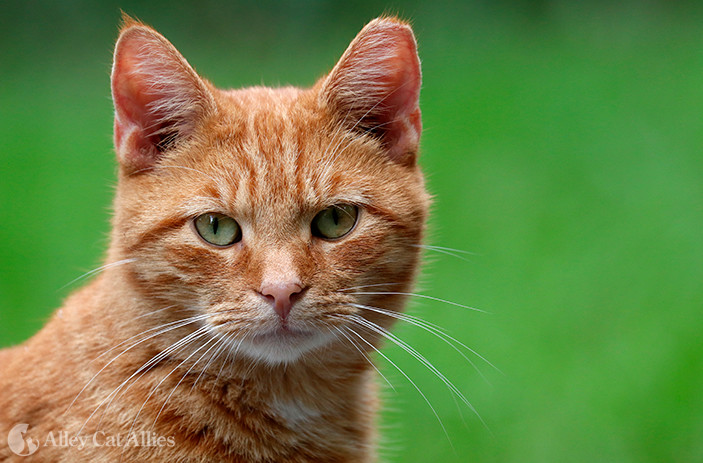
#> input picture ComputerVision/tarea1_hist/images/cat.jpg, 703 x 463 px
$ python histograma.py
#> lines starting #> are read from the running program, lines starting #| are printed output that depends on the picture
#!/usr/bin/env python3

import cv2 as cv
import numpy as np
import matplotlib.pyplot as plt

if __name__ == '__main__':
    img = cv.imread('images/cat.jpg')
#> img is the input picture: shape (463, 703, 3); mean B, G, R 68.6, 129.3, 105.4

    r, c, ch = img.shape
#> r = 463; c = 703; ch = 3
    img_gray = cv.cvtColor(img, cv.COLOR_BGR2GRAY)
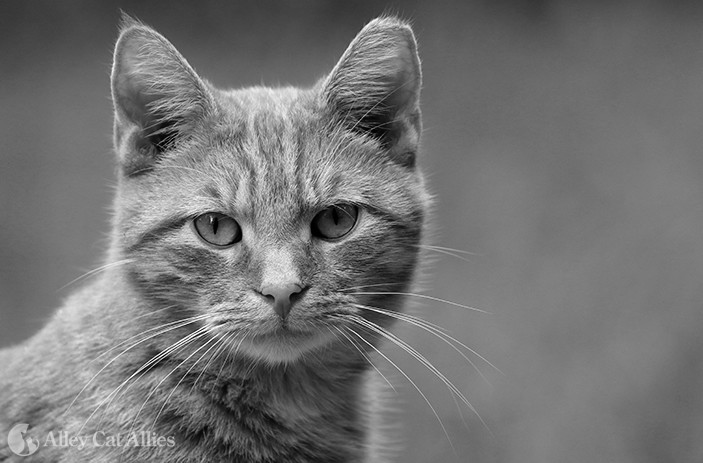
#> img_gray: shape (463, 703); min 0, max 255, mean 115.2

    #Image equalized
    img_eq = cv.equalizeHist(img_gray)
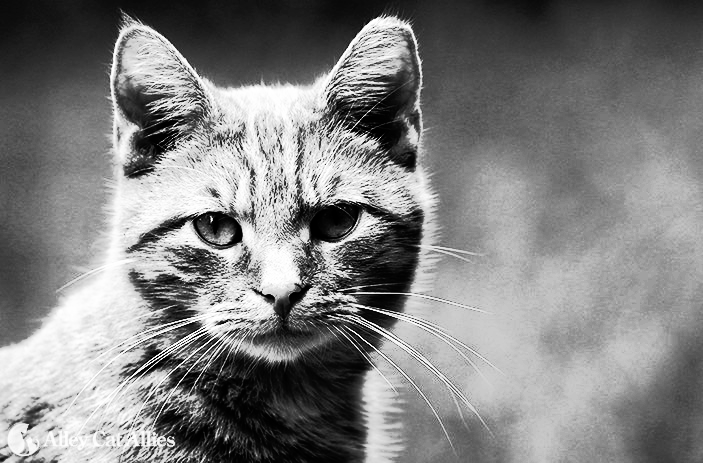
#> img_eq: shape (463, 703); min 0, max 255, mean 128.8

    #Histograms calculation
    hist_gray = cv.calcHist(img_gray, [ch], None, [256], [0, 256])
#> hist_gray = 256 values, max 57 at index 76, min 0 at index 0, mean 2.75

    hist_eq = cv.calcHist(img_eq, [ch], None, [256], [0, 256])
#> hist_eq = 256 values, max 75 at index 13, min 0 at index 0, mean 2.75

    #X-axis values
    bins = [idx for idx in range(256)]

    #Graph
    fig, ax = plt.subplots(2, 2)

    #Gray Image
    ax[0, 0].imshow(img_gray, cmap='gray', vmin=0, vmax=255)
    ax[0, 1].bar(list(bins), list(hist_gray[:, 0]))

    #Image equalized
    ax[1, 0].imshow(img_eq, cmap='gray', vmin=0, vmax=255)
    ax[1, 1].bar(list(bins), list(hist_eq[:, 0]))

    fig.savefig('images/Cat_Hists_Graph')
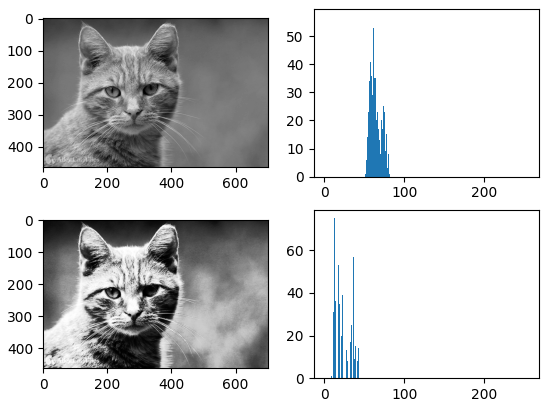
#> figure drawn by matplotlib, 4 panels; panel 2: tallest bar 57 high, from x = 75.6 to 76.4; panel 4: tallest bar 75 high, from x = 12.6 to 13.4

    plt.show()
